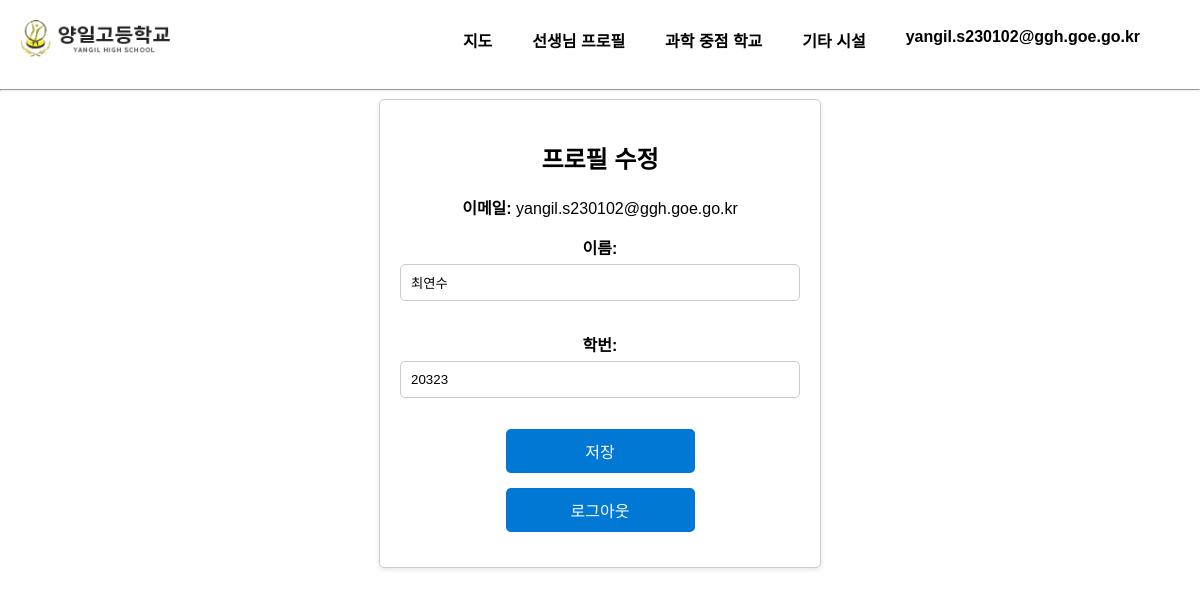
The app's page /user/profile/ (signed in) with its own data.
### accounts/models.py (models this page shows)
class CustomUser(AbstractBaseUser, PermissionsMixin):
    email = models.EmailField(unique=True)
    name = models.CharField(max_length=30)
    class_num = models.CharField(max_length=10)
    is_staff = models.BooleanField(default=False)
    is_active = models.BooleanField(default=True)
    email_verified = models.BooleanField(default=False)
    objects = CustomUserManager()
    USERNAME_FIELD = 'email'
    REQUIRED_FIELDS = ['name', 'class_num']
    def __str__(self):
        return self.email

### accounts/views.py (the view)
# urls.py: path('profile/', profile_view, name='profile'),
@login_required
def profile_view(request):
    if request.method == 'POST':
        form = ProfileUpdateForm(request.POST, instance=request.user)
        if form.is_valid():
            form.save()
            return redirect('index')
    else:
        form = ProfileUpdateForm(instance=request.user)
    return render(request, 'profile/profile.html', {'form': form})

### accounts/forms.py
class ProfileUpdateForm(forms.ModelForm):
    class Meta:
        model = CustomUser
        fields = ['name', 'class_num']
        widgets = {
            'name': forms.TextInput(attrs={'id': 'name', 'class': 'profile-update-form-control'}),
            'class_num': forms.TextInput(attrs={'id': 'class_num', 'class': 'profile-update-form-control'}),
        }
        labels = {
            'name': '이름',  # 원하는 레이블 내용으로 수정
            'class_num': '학번',  # 원하는 레이블 내용으로 수정
        }
    def __init__(self, *args, **kwargs):
        super(ProfileUpdateForm, self).__init__(*args, **kwargs)

### accounts/templates/profile/profile.html (shortened to what this page needs)
{% load static %}
<!DOCTYPE html>
<html>
<head>
    <link rel="stylesheet" href="{% static 'css/style.css' %}">
</head>
<body>
    {% include 'root/header.html' %}
    <hr>
    <div class="signup-container">
        <h2>프로필 수정</h2>
        <div class="update_email">
            <span class="email-label">이메일: </span>
            <p>{{ user.email }}</p>
        </div>
        <form method="post">
            {{ form.as_p }}
            <button type="submit">저장</button>
        </form>
        <form action="{% url 'accounts:logout' %}" method="post">
            <button type="submit">로그아웃</button>
        </form>
    </div>
</body>
</html>

### main/templates/root/header.html
{% load static %}
<header>
    <a href="{% url 'index' %}">
        <img src="{% static 'images/yangil logo.png' %}" alt="양일고등학교">
    </a>
    <nav>
        <ul>
            <li><a href="{% url 'maps' %}">지도</a></li>
            {% if user.is_authenticated %}
            <li><a href="{% url 'teachers' %}">선생님 프로필</a></li>
            {% endif %}
            <li><a href="{% url 'science' %}">과학 중점 학교</a></li>
            <li><a href="{% url 'trans_edu' %}">기타 시설</a></li>
            {% if user.is_authenticated %}
                <li><a href="{% url 'accounts:profile' %}">{{user}}</a></li>
            {% else %}
                <li><a href="{% url 'accounts:login' %}">로그인</a></li>
            {% endif %}
        </ul>
    </nav>
</header>

### main/static/css/style.css (style rules this page uses)
body { font-family: Arial, sans-serif; background-color: #fff; margin: 0; padding: 0; }
header { background-color: #fff; color: #fff; padding: 20px; display: flex; justify-content: space-between; align-items: center; }
header img { width: 150px; height: auto; }
nav ul { list-style: none; margin: 0; padding: 0; display: flex; }
nav li { margin-right: 40px; }
nav a { text-decoration: none; color: black; font-weight: bold; font-size: 100%; }
.signup-container { max-width: 400px; margin: 0 auto; padding: 20px; border: 1px solid #ccc; border-radius: 5px; box-shadow: 0 2px 5px rgba(0, 0, 0, 0.1); text-align: center; }
.signup-container h2 { margin-bottom: 20px; }
.signup-container label { display: block; margin-bottom: 5px; font-weight: bold; }
.signup-container input { width: calc(100% - 22px); padding: 10px; margin-bottom: 15px; border: 1px solid #ccc; border-radius: 5px; }
.signup-container button { background-color: #0078D4; color: white; border: none; padding: 10px 20px; cursor: pointer; border-radius: 5px; width: calc(50% - 11px); font-size: 16px; margin-bottom: 15px; }
.update_email { text-align: center; }
.update_email .email-label { display: inline-block; margin-right: 0px; font-weight: bold; }
.update_email p { margin: 0; display: inline; }

### records on screen
CustomUser: email "yangil.s230102@ggh.goe.go.kr", name "최연수", class_num "20323"
